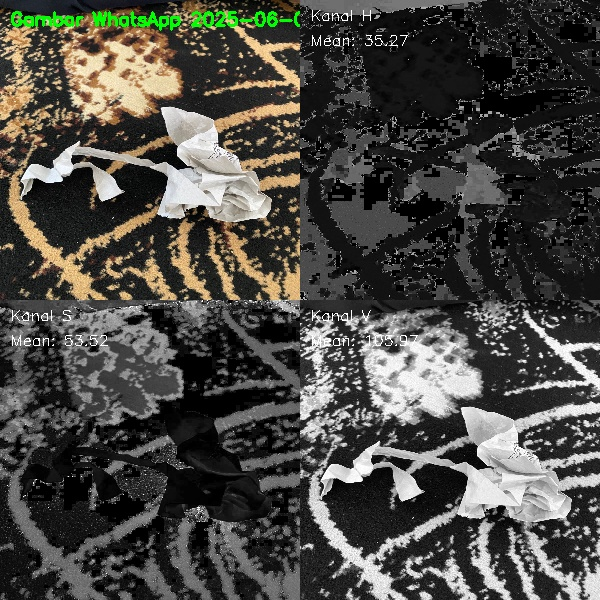
#> input picture Dayeuh-Waste-Classifier-husni2/hasil_ekstraksi/kertas/Gambar WhatsApp 2025-06-09 pukul 14.58.11_51a70d3e_HSV.jpg, 600 x 600 px, found by its file name; its folder holds only this picture in this run
$ python ekstraksi_fitur_warna.py
#> lines starting #> are read from the running program, lines starting #| are printed output that depends on the picture
#> in proses_kertas_polos_berwarna, img is the input picture: shape (600, 600, 3); mean B, G, R 68.5, 73.7, 75.1
import cv2
import numpy as np
import os
import matplotlib.pyplot as plt

def ekstraksi_warna_presisi(image):
    lab = cv2.cvtColor(image, cv2.COLOR_BGR2LAB)
#> lab: shape (300, 300, 3); mean of channels 0, 1, 2 76.1, 127.9, 130.9
    L, A, B = cv2.split(lab)
    mean_L, std_L = np.mean(L), np.std(L)
#> mean_L = 76.14; std_L = 71.15
    mean_A, std_A = np.mean(A), np.std(A)
#> mean_A = 127.9; std_A = 6.43
    mean_B, std_B = np.mean(B), np.std(B)
#> mean_B = 130.9; std_B = 9.1
    fitur = np.array([mean_L, std_L, mean_A, std_A, mean_B, std_B])
#> fitur = [76.14, 71.15, 127.9, 6.43, 130.9, 9.1]
    return fitur, L, A, B

def ekstraksi_hsv_mean_hist(image):
    hsv = cv2.cvtColor(image, cv2.COLOR_BGR2HSV)
    H, S, V = cv2.split(hsv)
    mean_H, mean_S, mean_V = np.mean(H), np.mean(S), np.mean(V)

    hist_H = cv2.calcHist([H], [0], None, [256], [0,256])
    hist_S = cv2.calcHist([S], [0], None, [256], [0,256])
    hist_V = cv2.calcHist([V], [0], None, [256], [0,256])

    hist_H = hist_H / hist_H.max()
    hist_S = hist_S / hist_S.max()
    hist_V = hist_V / hist_V.max()

    fitur = np.array([mean_H, mean_S, mean_V])
    return fitur, H, S, V, hist_H, hist_S, hist_V

def tampilkan_gambar_dengan_teks(judul, image, mean_std):
    img = cv2.resize(image, (300, 300))
    teks = f"{judul}\nMean: {mean_std[0]:.2f} | Std: {mean_std[1]:.2f}" if len(mean_std) == 2 else f"{judul}\nMean: {mean_std[0]:.2f}"
    y0, dy = 20, 25
    for i, line in enumerate(teks.split('\n')):
        y = y0 + i * dy
        cv2.putText(img, line, (10, y), cv2.FONT_HERSHEY_SIMPLEX,
                    0.5, (255, 255, 255), 1)
    return img

def plot_histogram_gambar(hist, title, color):
    plt.figure(figsize=(4,3))
    plt.plot(hist, color=color)
    plt.title(title)
    plt.xlim([0, 256])
    plt.tight_layout()

    # Konversi ke image (numpy array)
    plt.savefig("temp.png")
    plt.close()
    img = cv2.imread("temp.png")
    os.remove("temp.png")
    return img

def proses_kertas_polos_berwarna(folder_kertas):
    if not os.path.exists(folder_kertas):
        print(f"[!] Folder tidak ditemukan: {folder_kertas}")
        return

    output_dir = 'hasil_ekstraksi/kertas'
    os.makedirs(output_dir, exist_ok=True)

    for nama_file in os.listdir(folder_kertas):
        path_gambar = os.path.join(folder_kertas, nama_file)
        img = cv2.imread(path_gambar)
        if img is None:
            print(f"[!] Gagal membaca: {path_gambar}")
            continue

        img = cv2.resize(img, (300, 300))
        fitur_lab, L, A, B = ekstraksi_warna_presisi(img)
#> fitur_lab = [76.14, 71.15, 127.9, 6.43, 130.9, 9.1]
        stds = [np.std(L), np.std(A), np.std(B)]
#> stds = [71.15, 6.43, 9.1]
        total_std = sum(stds)
#> total_std = 86.68
        tipe_kertas = "Polos" if total_std < 10 else "Berwarna"
#> tipe_kertas = 'Berwarna'

        mean_std_L = (np.mean(L), np.std(L))
#> mean_std_L = (76.14, 71.15)
        mean_std_A = (np.mean(A), np.std(A))
#> mean_std_A = (127.9, 6.43)
        mean_std_B = (np.mean(B), np.std(B))
#> mean_std_B = (130.9, 9.1)

        vis_L = tampilkan_gambar_dengan_teks("Kanal L", L, mean_std_L)
#> the loop in tampilkan_gambar_dengan_teks, `for i, line in enumerate(teks.split('\n')):` made 2 passes
#> (line, y) on passes 1 to 2: ('Kanal L', 20), ('Mean: 76.14 | Std: 71.15', 45)
        vis_A = tampilkan_gambar_dengan_teks("Kanal A", A, mean_std_A)
#> the loop in tampilkan_gambar_dengan_teks (call 2), `for i, line in enumerate(teks.split('\n')):` made 2 passes
#> (line, y) on passes 1 to 2: ('Kanal A', 20), ('Mean: 127.91 | Std: 6.43', 45)
        vis_B = tampilkan_gambar_dengan_teks("Kanal B", B, mean_std_B)
#> call 3 of tampilkan_gambar_dengan_teks, with judul = 'Kanal B', mean_std = (130.9, 9.1)
#> the loop in tampilkan_gambar_dengan_teks (call 3), `for i, line in enumerate(teks.split('\n')):` made 2 passes
#> (line, y) on passes 1 to 2: ('Kanal B', 20), ('Mean: 130.95 | Std: 9.10', 45)
#> after the loop in tampilkan_gambar_dengan_teks (call 3), `for i, line in enumerate(teks.split('\n')):`:
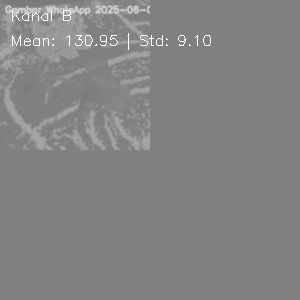
#> img: shape (300, 300); min 117, max 255, mean 131.6

        hist_A = cv2.calcHist([A], [0], None, [256], [0,256])
#> hist_A = 256 values, max 72451 at index 128, min 0 at index 0, mean 351.6
        hist_B = cv2.calcHist([B], [0], None, [256], [0,256])
#> hist_B = 256 values, max 69027 at index 128, min 0 at index 0, mean 351.6
        hist_A = hist_A / hist_A.sum()
#> hist_A = 256 values, max 0.805 at index 128, min 0 at index 0, mean 0.00391
        hist_B = hist_B / hist_B.sum()
#> hist_B = 256 values, max 0.767 at index 128, min 0 at index 0, mean 0.00391

        fitur_hsv, H, S, V, hist_H, hist_S, hist_V = ekstraksi_hsv_mean_hist(img)
#> in ekstraksi_hsv_mean_hist, `mean_H, mean_S, mean_V = np.mean(H), np.mean(S), np.mean(V)`: mean_H = 10.51; mean_S = 16.45; mean_V = 76.73
#> in ekstraksi_hsv_mean_hist, `hist_H = cv2.calcHist([H], [0], None, [256], [0,256])`: hist_H = 256 values, max 67986 at index 0, min 0 at index 67, mean 351.6
#> in ekstraksi_hsv_mean_hist, `hist_S = cv2.calcHist([S], [0], None, [256], [0,256])`: hist_S = 256 values, max 67602 at index 0, min 0 at index 254, mean 351.6
#> in ekstraksi_hsv_mean_hist, `hist_V = cv2.calcHist([V], [0], None, [256], [0,256])`: hist_V = 256 values, max 2661 at index 1, min 1 at index 255, mean 351.6
#> in ekstraksi_hsv_mean_hist, `hist_H = hist_H / hist_H.max()`: hist_H = 256 values, max 1 at index 0, min 0 at index 67, mean 0.00517
#> in ekstraksi_hsv_mean_hist, `hist_S = hist_S / hist_S.max()`: hist_S = 256 values, max 1 at index 0, min 0 at index 254, mean 0.0052
#> in ekstraksi_hsv_mean_hist, `hist_V = hist_V / hist_V.max()`: hist_V = 256 values, max 1 at index 1, min 0.000376 at index 255, mean 0.132
#> in ekstraksi_hsv_mean_hist, `fitur = np.array([mean_H, mean_S, mean_V])`: fitur = [10.51, 16.45, 76.73]
#> fitur_hsv = [10.51, 16.45, 76.73]
        mean_H = np.mean(H)
#> mean_H = 10.51
        mean_S = np.mean(S)
#> mean_S = 16.45
        mean_V = np.mean(V)
#> mean_V = 76.73

        vis_H = tampilkan_gambar_dengan_teks("Kanal H", H, (mean_H,))
#> call 4 of tampilkan_gambar_dengan_teks, with judul = 'Kanal H', mean_std = (10.51,)
#> the loop in tampilkan_gambar_dengan_teks (call 4), `for i, line in enumerate(teks.split('\n')):` made 2 passes
#> (line, y) on passes 1 to 2: ('Kanal H', 20), ('Mean: 10.51', 45)
#> after the loop in tampilkan_gambar_dengan_teks (call 4), `for i, line in enumerate(teks.split('\n')):`:
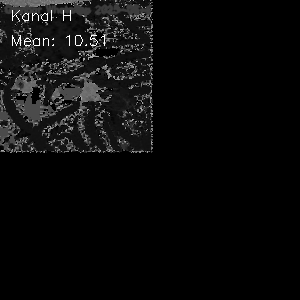
#> img: shape (300, 300); min 0, max 255, mean 11.3
        vis_S = tampilkan_gambar_dengan_teks("Kanal S", S, (mean_S,))
#> the loop in tampilkan_gambar_dengan_teks (call 5), `for i, line in enumerate(teks.split('\n')):` made 2 passes
#> (line, y) on passes 1 to 2: ('Kanal S', 20), ('Mean: 16.45', 45)
#> after the loop in tampilkan_gambar_dengan_teks (call 5), `for i, line in enumerate(teks.split('\n')):`:
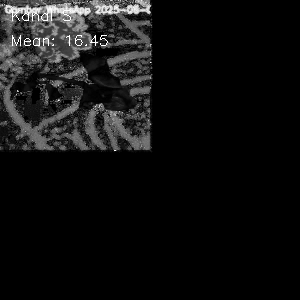
#> img: shape (300, 300); min 0, max 255, mean 17.1
        vis_V = tampilkan_gambar_dengan_teks("Kanal V", V, (mean_V,))
#> the loop in tampilkan_gambar_dengan_teks (call 6), `for i, line in enumerate(teks.split('\n')):` made 2 passes
#> (line, y) on passes 1 to 2: ('Kanal V', 20), ('Mean: 76.73', 45)
#> after the loop in tampilkan_gambar_dengan_teks (call 6), `for i, line in enumerate(teks.split('\n')):`:
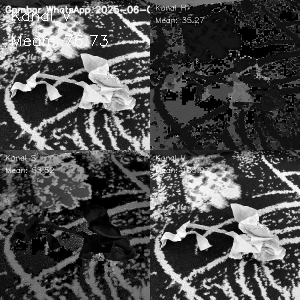
#> img: shape (300, 300); min 0, max 255, mean 77.1

        img_asli = img.copy()
        cv2.putText(img_asli, f"{nama_file} ({tipe_kertas})", (10, 25),
                    cv2.FONT_HERSHEY_SIMPLEX, 0.6, (0, 255, 0), 2)
#> img_asli: shape (300, 300, 3); mean B, G, R 67.5, 78.1, 73.6

        atas_lab = np.hstack([img_asli, cv2.cvtColor(vis_L, cv2.COLOR_GRAY2BGR)])
        bawah_lab = np.hstack([cv2.cvtColor(vis_A, cv2.COLOR_GRAY2BGR),
                               cv2.cvtColor(vis_B, cv2.COLOR_GRAY2BGR)])
#> bawah_lab: shape (300, 600, 3); mean of channels 0, 1, 2 130.1, 130.1, 130.1
        gabung_lab = np.vstack([atas_lab, bawah_lab])

        atas_hsv = np.hstack([img_asli, cv2.cvtColor(vis_H, cv2.COLOR_GRAY2BGR)])
        bawah_hsv = np.hstack([cv2.cvtColor(vis_S, cv2.COLOR_GRAY2BGR),
                               cv2.cvtColor(vis_V, cv2.COLOR_GRAY2BGR)])
#> bawah_hsv: shape (300, 600, 3); mean H, S, V 47.1, 47.1, 47.1
        gabung_hsv = np.vstack([atas_hsv, bawah_hsv])

        # Simpan LAB dan HSV Visual
        nama_file_no_ext = os.path.splitext(nama_file)[0]
        path_lab = os.path.join(output_dir, f"{nama_file_no_ext}_LAB.jpg")
        path_hsv = os.path.join(output_dir, f"{nama_file_no_ext}_HSV.jpg")
        cv2.imwrite(path_lab, gabung_lab)
        cv2.imwrite(path_hsv, gabung_hsv)

        print(f"[OK] {nama_file} -> Kertas {tipe_kertas} | Total Std Dev LAB: {total_std:.2f}")
#| [OK] Gambar WhatsApp 2025-06-09 pukul 14.58.11_51a70d3e_HSV.jpg -> Kertas Berwarna | Total Std Dev LAB: 86.68

        # Tampilkan semua hasil
        cv2.imshow("Visual LAB", gabung_lab)
        cv2.imshow("Visual HSV", gabung_hsv)

        hist_lab_img = np.hstack([
            plot_histogram_gambar(hist_A, "Histogram A (LAB)", 'magenta'),
            plot_histogram_gambar(hist_B, "Histogram B (LAB)", 'orange')
        ])
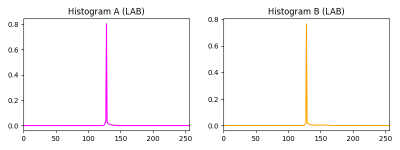
#> hist_lab_img: shape (300, 800, 3) (shown at 1/2 size); mean of channels 0, 1, 2 248.1, 247.6, 249.5; drawn as B, G, R
        hist_hsv_img = np.hstack([
            plot_histogram_gambar(hist_H, "Histogram Hue", 'red'),
            plot_histogram_gambar(hist_S, "Histogram Saturation", 'green'),
            plot_histogram_gambar(hist_V, "Histogram Value", 'blue')
        ])
#> in plot_histogram_gambar (call 5), `img = cv2.imread("temp.png")`:
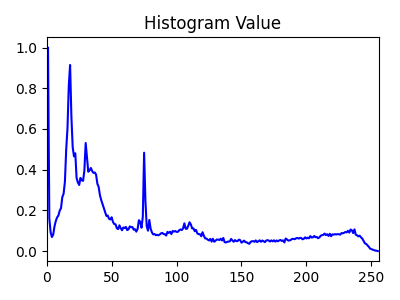
#> img: shape (300, 400, 3); mean B, G, R 249.5, 244.6, 244.6
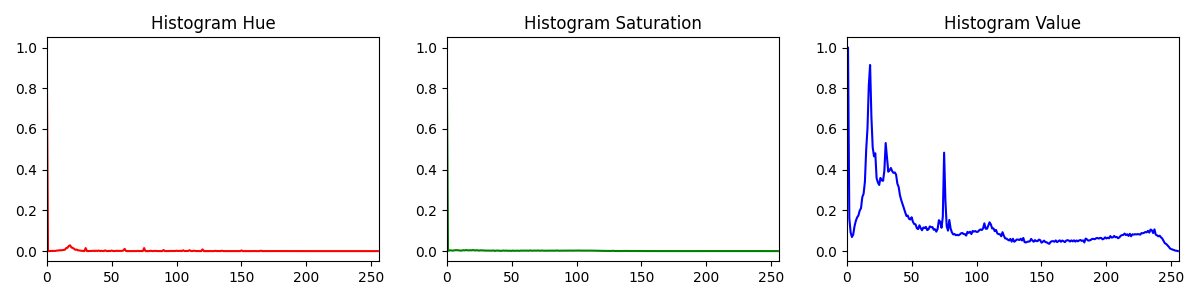
#> hist_hsv_img: shape (300, 1200, 3); mean of channels 0, 1, 2 248.3, 247, 247.3; drawn as B, G, R

        cv2.imshow("Histogram LAB", hist_lab_img)
        cv2.imshow("Histogram HSV", hist_hsv_img)

        key = cv2.waitKey(0) & 0xFF
#> (key Esc is pressed here)
        cv2.destroyAllWindows()
        if key == 27:
            print("[X] Dihentikan oleh pengguna.")
            break

if __name__ == '__main__':
    proses_kertas_polos_berwarna('dataset/kertas')

$ run again, on Dayeuh-Waste-Classifier-husni2/hasil_ekstraksi/kertas/Gambar WhatsApp 2025-06-09 pukul 14.58.15_48b9080c_HSV.jpg
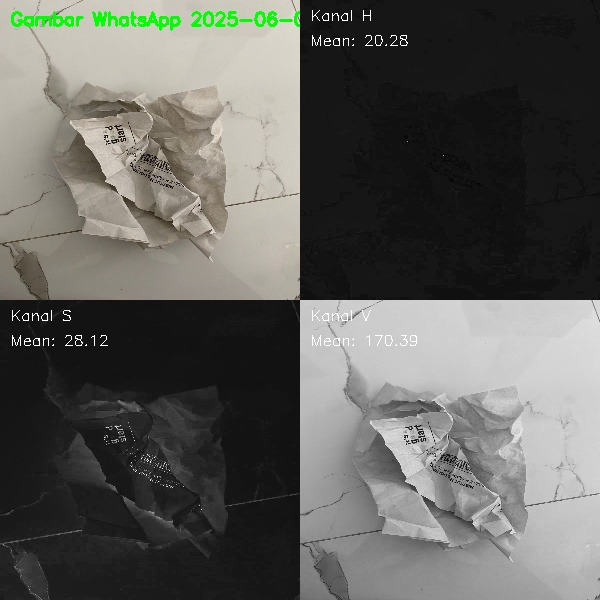
#> input picture Dayeuh-Waste-Classifier-husni2/hasil_ekstraksi/kertas/Gambar WhatsApp 2025-06-09 pukul 14.58.15_48b9080c_HSV.jpg, 600 x 600 px, found by its file name
#> in proses_kertas_polos_berwarna, img is the input picture: shape (600, 600, 3); mean B, G, R 92.5, 96.7, 96.7
#> lab: shape (300, 300, 3); mean of channels 0, 1, 2 98.7, 127.4, 130.2
#> mean_L = 98.71; std_L = 81.14
#> mean_A = 127.4; std_A = 6.27
#> mean_B = 130.2; std_B = 6.4
#> in ekstraksi_warna_presisi, `fitur = np.array([mean_L, std_L, mean_A, std_A, mean_B, std_B])`: fitur = [98.71, 81.14, 127.4, 6.27, 130.2, 6.4]
#> stds = [81.14, 6.27, 6.4]
#> total_std = 93.81
#> tipe_kertas = 'Berwarna'
#> mean_std_L = (98.71, 81.14)
#> mean_std_A = (127.4, 6.27)
#> mean_std_B = (130.2, 6.4)
#> the loop in tampilkan_gambar_dengan_teks, `for i, line in enumerate(teks.split('\n')):` made 2 passes
#> (line, y) on passes 1 to 2: ('Kanal L', 20), ('Mean: 98.71 | Std: 81.14', 45)
#> the loop in tampilkan_gambar_dengan_teks (call 2), `for i, line in enumerate(teks.split('\n')):` made 2 passes
#> (line, y) on passes 1 to 2: ('Kanal A', 20), ('Mean: 127.42 | Std: 6.27', 45)
#> in proses_kertas_polos_berwarna, `hist_A = cv2.calcHist([A], [0], None, [256], [0,256])`: hist_A = 256 values, max 73238 at index 128, min 0 at index 0, mean 351.6
#> in proses_kertas_polos_berwarna, `hist_B = cv2.calcHist([B], [0], None, [256], [0,256])`: hist_B = 256 values, max 66944 at index 128, min 0 at index 0, mean 351.6
#> in proses_kertas_polos_berwarna, `hist_A = hist_A / hist_A.sum()`: hist_A = 256 values, max 0.814 at index 128, min 0 at index 0, mean 0.00391
#> in proses_kertas_polos_berwarna, `hist_B = hist_B / hist_B.sum()`: hist_B = 256 values, max 0.744 at index 128, min 0 at index 0, mean 0.00391
#> hsv: shape (300, 300, 3); mean H, S, V 5.9, 8.6, 98.2
#> in ekstraksi_hsv_mean_hist, `mean_H, mean_S, mean_V = np.mean(H), np.mean(S), np.mean(V)`: mean_H = 5.9; mean_S = 8.57; mean_V = 98.19
#> in ekstraksi_hsv_mean_hist, `hist_H = cv2.calcHist([H], [0], None, [256], [0,256])`: hist_H = 256 values, max 66910 at index 0, min 0 at index 1, mean 351.6
#> in ekstraksi_hsv_mean_hist, `hist_S = cv2.calcHist([S], [0], None, [256], [0,256])`: hist_S = 256 values, max 66906 at index 0, min 0 at index 2, mean 351.6
#> in ekstraksi_hsv_mean_hist, `hist_V = cv2.calcHist([V], [0], None, [256], [0,256])`: hist_V = 256 values, max 9583 at index 22, min 0 at index 0, mean 351.6
#> in ekstraksi_hsv_mean_hist, `hist_H = hist_H / hist_H.max()`: hist_H = 256 values, max 1 at index 0, min 0 at index 1, mean 0.00525
#> in ekstraksi_hsv_mean_hist, `hist_S = hist_S / hist_S.max()`: hist_S = 256 values, max 1 at index 0, min 0 at index 2, mean 0.00525
#> in ekstraksi_hsv_mean_hist, `hist_V = hist_V / hist_V.max()`: hist_V = 256 values, max 1 at index 22, min 0 at index 0, mean 0.0367
#> in ekstraksi_hsv_mean_hist, `fitur = np.array([mean_H, mean_S, mean_V])`: fitur = [5.9, 8.57, 98.19]
#> in proses_kertas_polos_berwarna, `mean_H = np.mean(H)`: mean_H = 5.9
#> in proses_kertas_polos_berwarna, `mean_S = np.mean(S)`: mean_S = 8.57
#> in proses_kertas_polos_berwarna, `mean_V = np.mean(V)`: mean_V = 98.19
#> the loop in tampilkan_gambar_dengan_teks (call 5), `for i, line in enumerate(teks.split('\n')):` made 2 passes
#> (line, y) on passes 1 to 2: ('Kanal S', 20), ('Mean: 8.57', 45)
#> after the loop in tampilkan_gambar_dengan_teks (call 5), `for i, line in enumerate(teks.split('\n')):`:
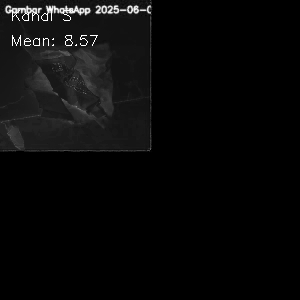
#> img: shape (300, 300); min 0, max 255, mean 9.3
#> img_asli: shape (300, 300, 3); mean B, G, R 90.2, 100, 94.2
#> bawah_lab: shape (300, 600, 3); mean of channels 0, 1, 2 129.5, 129.5, 129.5
#> bawah_hsv: shape (300, 600, 3); mean H, S, V 53.9, 53.9, 53.9
#| [OK] Gambar WhatsApp 2025-06-09 pukul 14.58.15_48b9080c_HSV.jpg -> Kertas Berwarna | Total Std Dev LAB: 93.81
#> in proses_kertas_polos_berwarna, `hist_hsv_img = np.hstack([ plot_histogram_gambar(hist_H, "Histogram Hu..`:
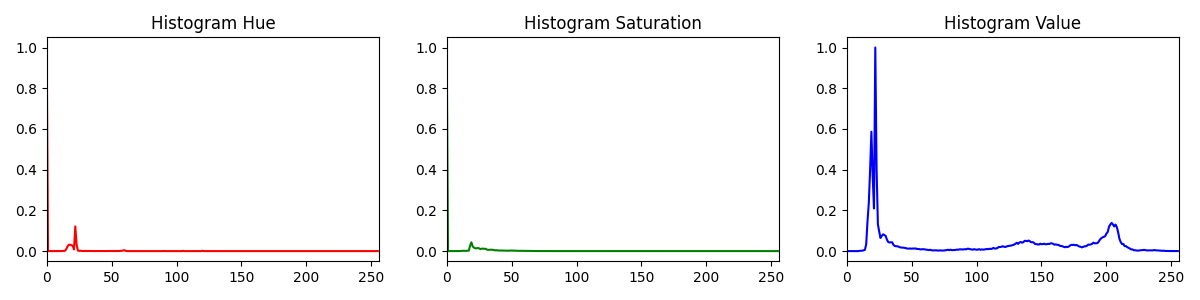
#> hist_hsv_img: shape (300, 1200, 3); mean of channels 0, 1, 2 248.3, 247.4, 247.7; drawn as B, G, R
